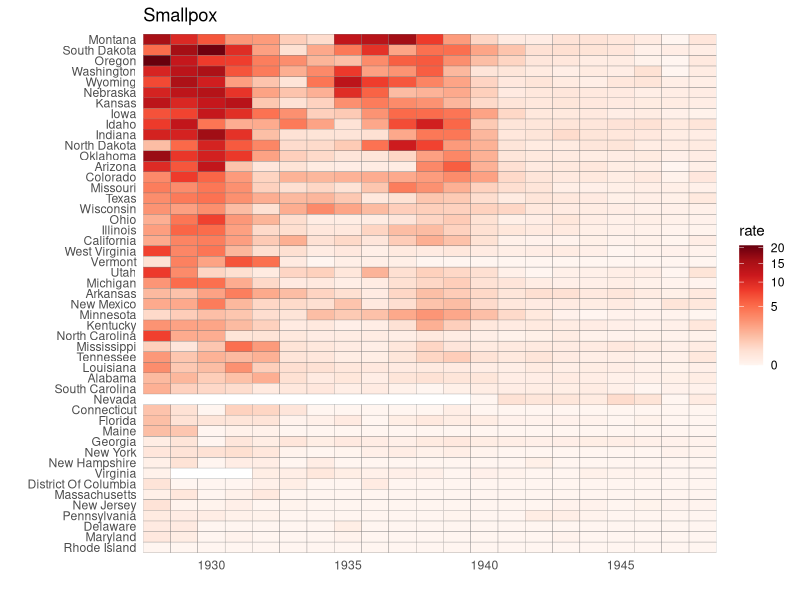

Write the R code that produced this figure.
# Instructions
# Modify the tile plot to show the rate of smallpox cases instead of measles cases.

# Exclude years in which cases were reported in fewer than 10 weeks from the plot.

library(dplyr)
library(ggplot2)
library(RColorBrewer)
library(dslabs)

#salvar a saída em um PDF
pdf('part1.pdf')

#carregar os dados
data(us_contagious_diseases)

#definir a doença como Smallpox (Varíola)
the_disease <- "Smallpox"

#filtrar os dados, calcular a taxa e excluir anos com menos de 10 semanas de reportes
dat <- us_contagious_diseases %>% 
   filter(!state %in% c("Hawaii", "Alaska") & disease == the_disease & weeks_reporting >= 10) %>% 
   mutate(rate = count / population * 10000) %>% 
   mutate(state = reorder(state, rate))

#criar o gráfico de calor (tile plot)
dat %>% ggplot(aes(year, state, fill = rate)) + 
  geom_tile(color = "grey50") + 
  scale_x_continuous(expand = c(0, 0)) + 
  scale_fill_gradientn(colors = brewer.pal(9, "Reds"), trans = "sqrt") + 
  theme_minimal() + 
  theme(panel.grid = element_blank()) + 
  ggtitle(the_disease) + 
  ylab("") + 
  xlab("")

#fechar o arquivo PDF
dev.off()
